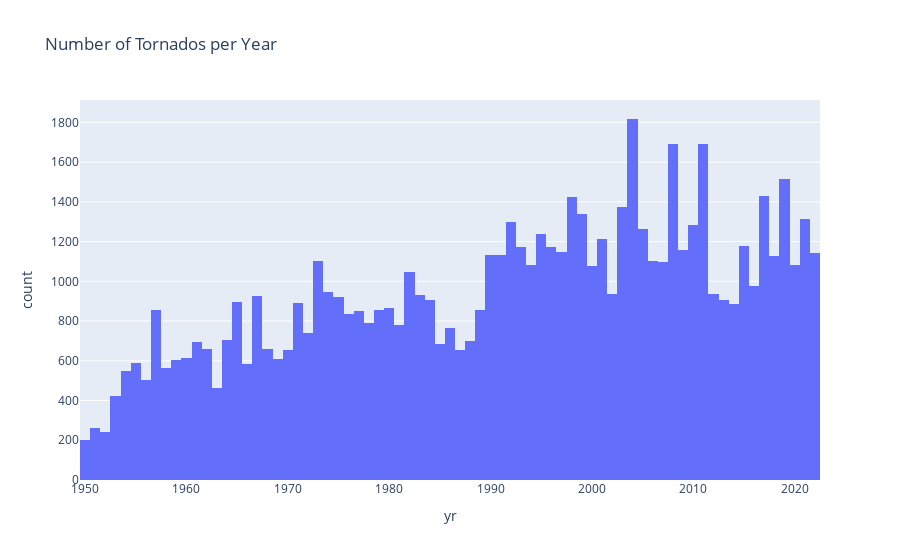
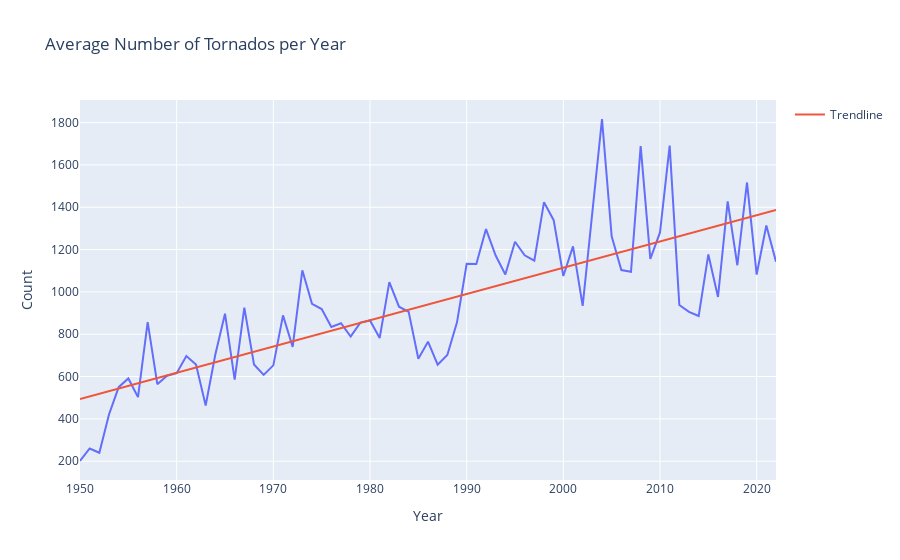

The cell these charts' notebook holds for them, in order:
### Code cell
# graph to show the number of tornados per year
fig = px.histogram(df, x='yr', title='Number of Tornados per Year')
fig.show()

# is the average count of tornados per year increasing or decreasing?
# graph to show the average number of tornados per year
num_per_year = df.groupby('yr').count()['mo'].reset_index()
num_per_year.columns = ['Year', 'Count']
fig = px.line(num_per_year, x='Year', y='Count', title='Average Number of Tornados per Year')

# add a trendline by computing the best fit line
z = np.polyfit(num_per_year['Year'], num_per_year['Count'], 1)
p = np.poly1d(z)
fig.add_scatter(x=num_per_year['Year'], y=p(num_per_year['Year']), mode='lines', name='Trendline')

fig.show()

### Figure 1 — Plotly figure (JSON) as saved in the notebook; plotly's stock layout.template omitted (floating-point values rounded to 4 significant figures; data arrays with more than 128 entries replaced by an {"elided": "..."} marker saying what was removed)
{"data": [{"alignmentgroup": "True", "bingroup": "x", "hovertemplate": "yr=%{x}<br>count=%{y}<extra></extra>", "legendgroup": "", "marker": {"color": "#636efa", "pattern": {"shape": ""}}, "name": "", "offsetgroup": "", "orientation": "v", "showlegend": false, "type": "histogram", "x": {"elided": "68693 int values"}, "xaxis": "x", "yaxis": "y"}], "layout": {"barmode": "relative", "legend": {"tracegroupgap": 0}, "title": {"text": "Number of Tornados per Year"}, "xaxis": {"anchor": "y", "domain": [0, 1], "title": {"text": "yr"}}, "yaxis": {"anchor": "x", "domain": [0, 1], "title": {"text": "count"}}}}

### Figure 2 — Plotly figure (JSON) as saved in the notebook; plotly's stock layout.template omitted (floating-point values rounded to 4 significant figures)
{"data": [{"hovertemplate": "Year=%{x}<br>Count=%{y}<extra></extra>", "legendgroup": "", "line": {"color": "#636efa", "dash": "solid"}, "marker": {"symbol": "circle"}, "mode": "lines", "name": "", "orientation": "v", "showlegend": false, "type": "scatter", "x": [1950, 1951, 1952, 1953, 1954, 1955, 1956, 1957, 1958, 1959, 1960, 1961, 1962, 1963, 1964, 1965, 1966, 1967, 1968, 1969, 1970, 1971, 1972, 1973, 1974, 1975, 1976, 1977, 1978, 1979, 1980, 1981, 1982, 1983, 1984, 1985, 1986, 1987, 1988, 1989, 1990, 1991, 1992, 1993, 1994, 1995, 1996, 1997, 1998, 1999, 2000, 2001, 2002, 2003, 2004, 2005, 2006, 2007, 2008, 2009, 2010, 2011, 2012, 2013, 2014, 2015, 2016, 2017, 2018, 2019, 2020, 2021, 2022], "xaxis": "x", "y": [201, 260, 240, 421, 550, 591, 503, 857, 564, 604, 616, 697, 657, 463, 704, 897, 585, 926, 657, 608, 653, 889, 740, 1102, 944, 919, 834, 852, 789, 855, 865, 782, 1046, 930, 906, 684, 765, 656, 702, 856, 1133, 1132, 1297, 1172, 1082, 1237, 1173, 1148, 1424, 1339, 1075, 1215, 934, 1374, 1817, 1263, 1103, 1095, 1689, 1156, 1281, 1691, 938, 906, 886, 1177, 976, 1428, 1126, 1517, 1082, 1314, 1143], "yaxis": "y"}, {"mode": "lines", "name": "Trendline", "type": "scatter", "x": [1950, 1951, 1952, 1953, 1954, 1955, 1956, 1957, 1958, 1959, 1960, 1961, 1962, 1963, 1964, 1965, 1966, 1967, 1968, 1969, 1970, 1971, 1972, 1973, 1974, 1975, 1976, 1977, 1978, 1979, 1980, 1981, 1982, 1983, 1984, 1985, 1986, 1987, 1988, 1989, 1990, 1991, 1992, 1993, 1994, 1995, 1996, 1997, 1998, 1999, 2000, 2001, 2002, 2003, 2004, 2005, 2006, 2007, 2008, 2009, 2010, 2011, 2012, 2013, 2014, 2015, 2016, 2017, 2018, 2019, 2020, 2021, 2022], "y": [494.4, 506.8, 519.2, 531.6, 544.0, 556.4, 568.8, 581.2, 593.6, 606.0, 618.4, 630.8, 643.2, 655.6, 668.0, 680.5, 692.9, 705.3, 717.7, 730.1, 742.5, 754.9, 767.3, 779.7, 792.1, 804.5, 816.9, 829.3, 841.7, 854.2, 866.6, 879.0, 891.4, 903.8, 916.2, 928.6, 941, 953.4, 965.8, 978.2, 990.6, 1003.0, 1015.0, 1028.0, 1040.0, 1053.0, 1065.0, 1077.0, 1090.0, 1102.0, 1115.0, 1127.0, 1140.0, 1152.0, 1164.0, 1177.0, 1189.0, 1202.0, 1214.0, 1226.0, 1239.0, 1251.0, 1264.0, 1276.0, 1288.0, 1301.0, 1313.0, 1326.0, 1338.0, 1350.0, 1363.0, 1375.0, 1388.0]}], "layout": {"legend": {"tracegroupgap": 0}, "title": {"text": "Average Number of Tornados per Year"}, "xaxis": {"anchor": "y", "domain": [0, 1], "title": {"text": "Year"}}, "yaxis": {"anchor": "x", "domain": [0, 1], "title": {"text": "Count"}}}}
